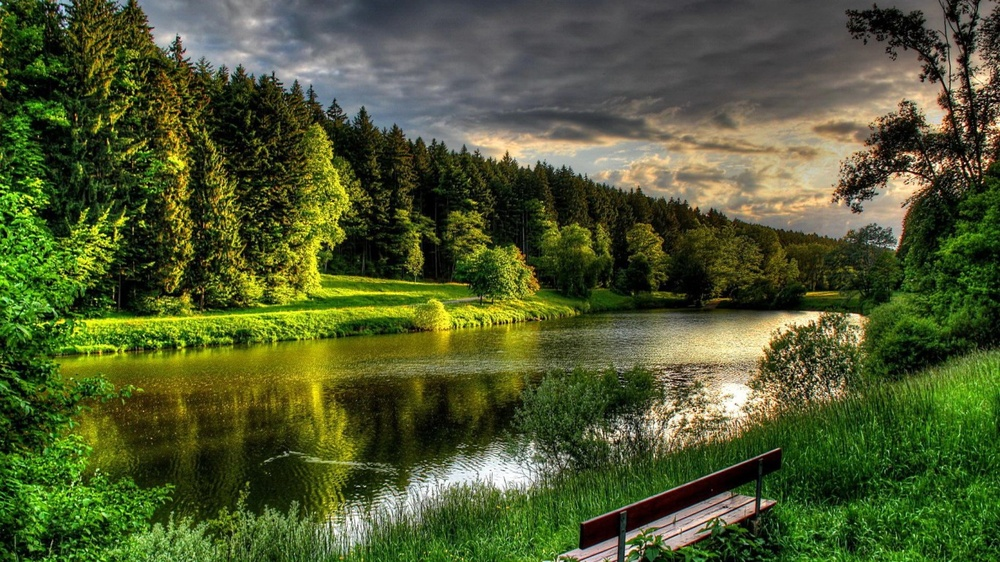
#> input picture PythonProjecct/images/manzara.jpg, 1000 x 562 px, shrunk from 1366 x 768 before the run
$ python 14-blluring-with-laplace.py   (older library calls are emulated)
#> lines starting #> are read from the running program, lines starting #| are printed output that depends on the picture
import cv2
import numpy as np
import matplotlib.pyplot as plt

image = cv2.imread('images/manzara.jpg', cv2.IMREAD_GRAYSCALE)
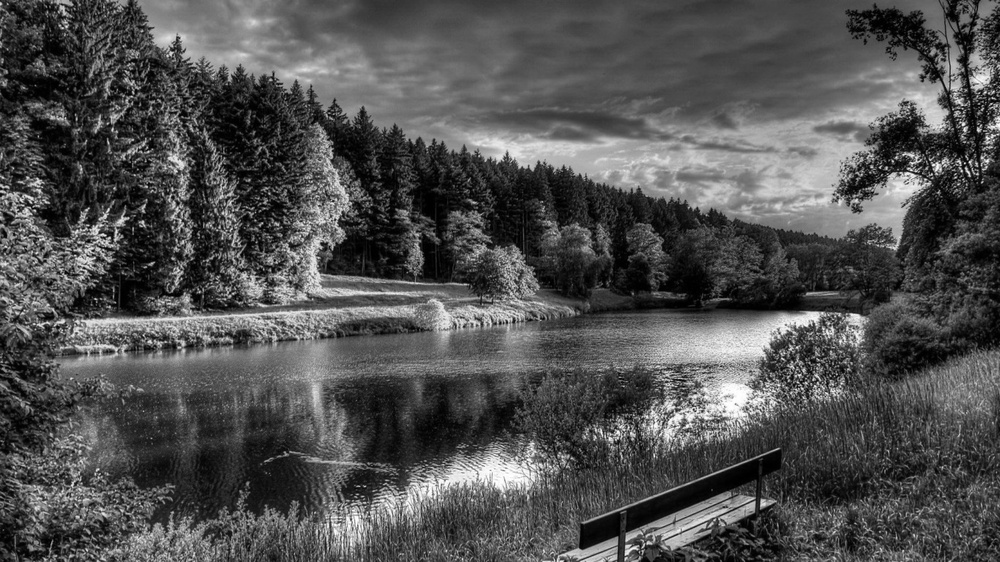
#> image: shape (562, 1000); min 0, max 255, mean 81


blurred_image = cv2.GaussianBlur(image, (3, 3), 0)


laplacian = cv2.Laplacian(blurred_image, cv2.CV_64F)
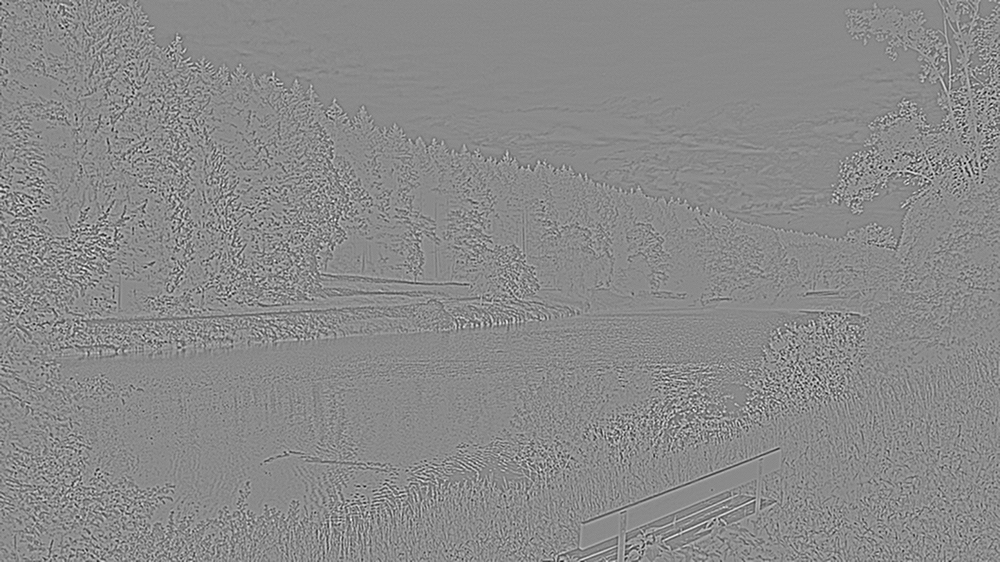
#> laplacian: shape (562, 1000) float64; min -141, max 119, mean 0; drawn with min black and max white


plt.figure(figsize=(10, 6))

plt.subplot(1, 2, 1)
plt.imshow(image, cmap='gray')
plt.title('Orijinal Görüntü')
plt.axis('off')

plt.subplot(1, 2, 2)
plt.imshow(laplacian, cmap='gray')
plt.title('Laplace Operatörü ile Kenar Tespiti')
plt.axis('off')

plt.tight_layout()
plt.show()
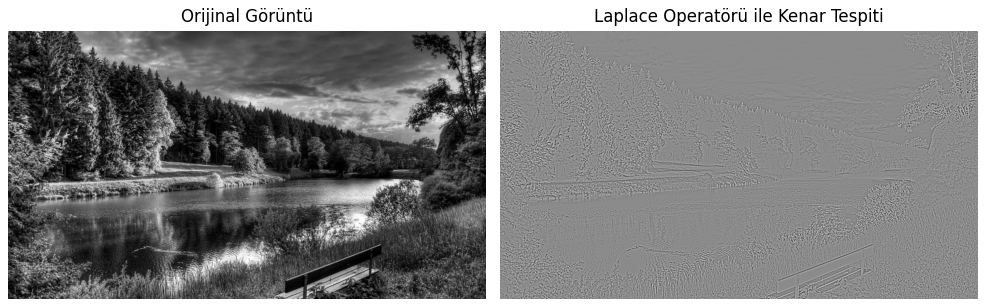
#> figure drawn by matplotlib, 2 panels

$ run again, with PythonProjecct/images/bitplane.jpg copied over PythonProjecct/images/manzara.jpg
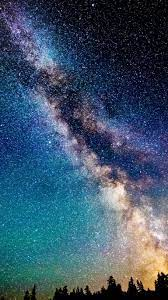
#> input picture PythonProjecct/images/bitplane.jpg, 168 x 300 px
#> `laplacian = cv2.Laplacian(blurred_image, cv2.CV_64F)`:
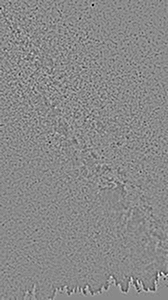
#> laplacian: shape (300, 168) float64; min -132, max 112, mean 0; drawn with min black and max white
#> `plt.show()`:
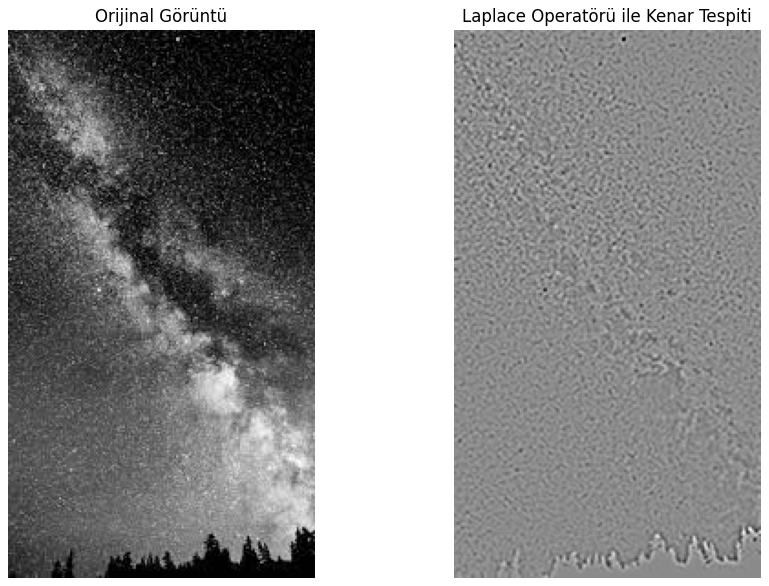
#> figure drawn by matplotlib, 2 panels

$ run again, with PythonProjecct/images/resim.jpg copied over PythonProjecct/images/manzara.jpg
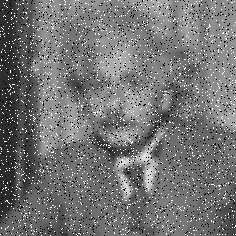
#> input picture PythonProjecct/images/resim.jpg, 236 x 236 px
#> image is the input picture: shape (236, 236); min 0, max 255, mean 115.7
#> `laplacian = cv2.Laplacian(blurred_image, cv2.CV_64F)`:
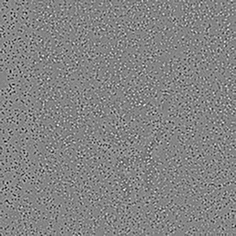
#> laplacian: shape (236, 236) float64; min -159, max 147, mean 0; drawn with min black and max white
#> `plt.show()`:
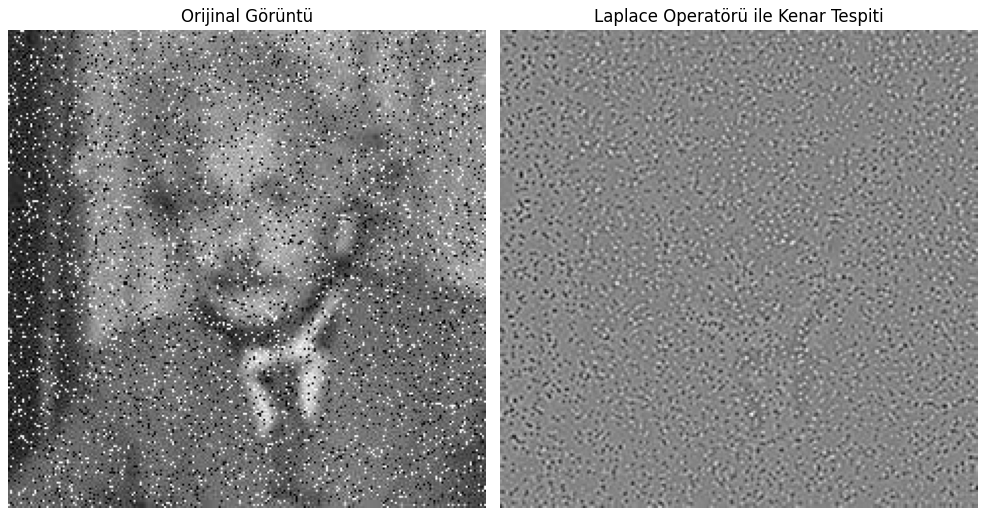
#> figure drawn by matplotlib, 2 panels
